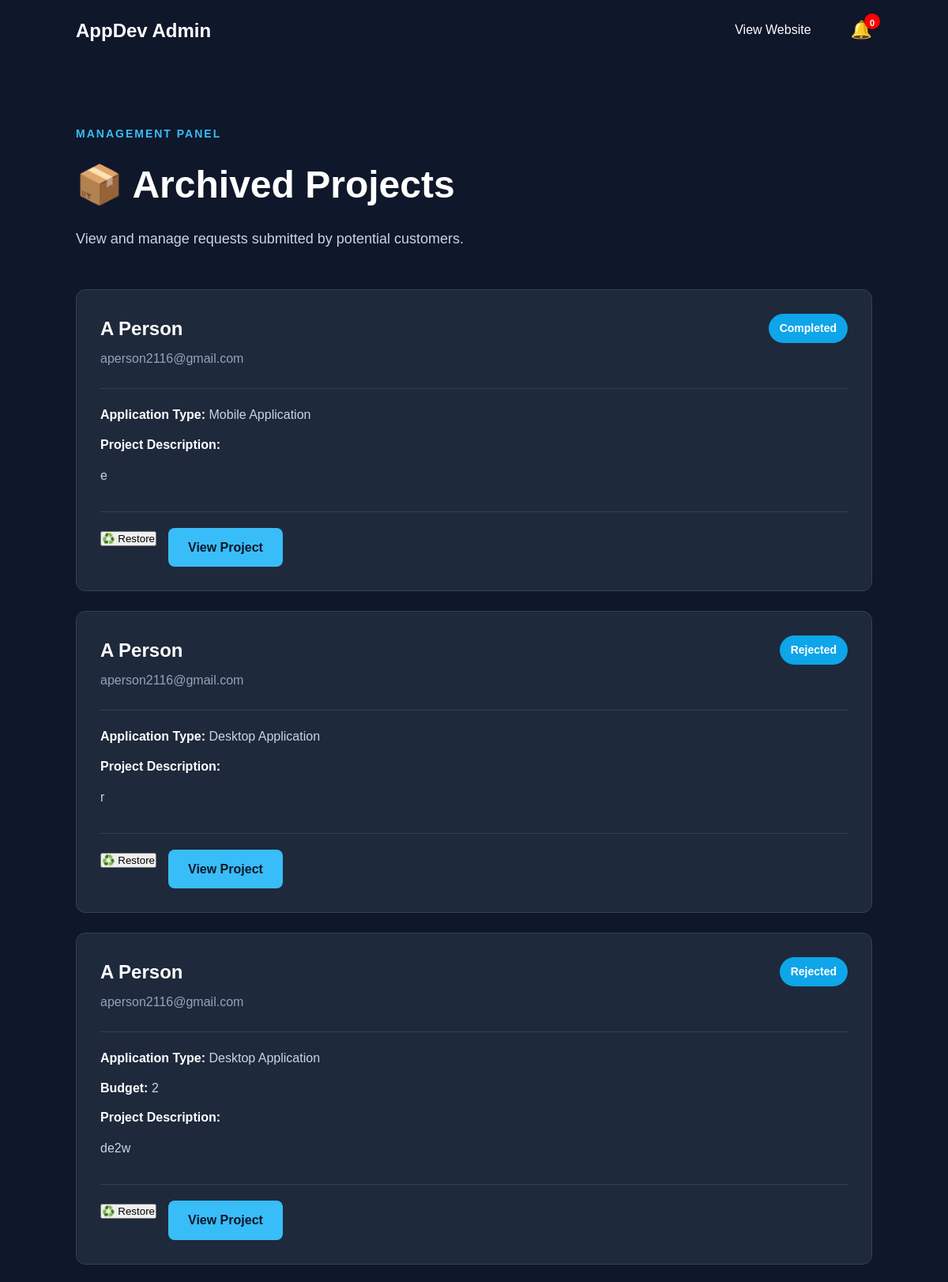
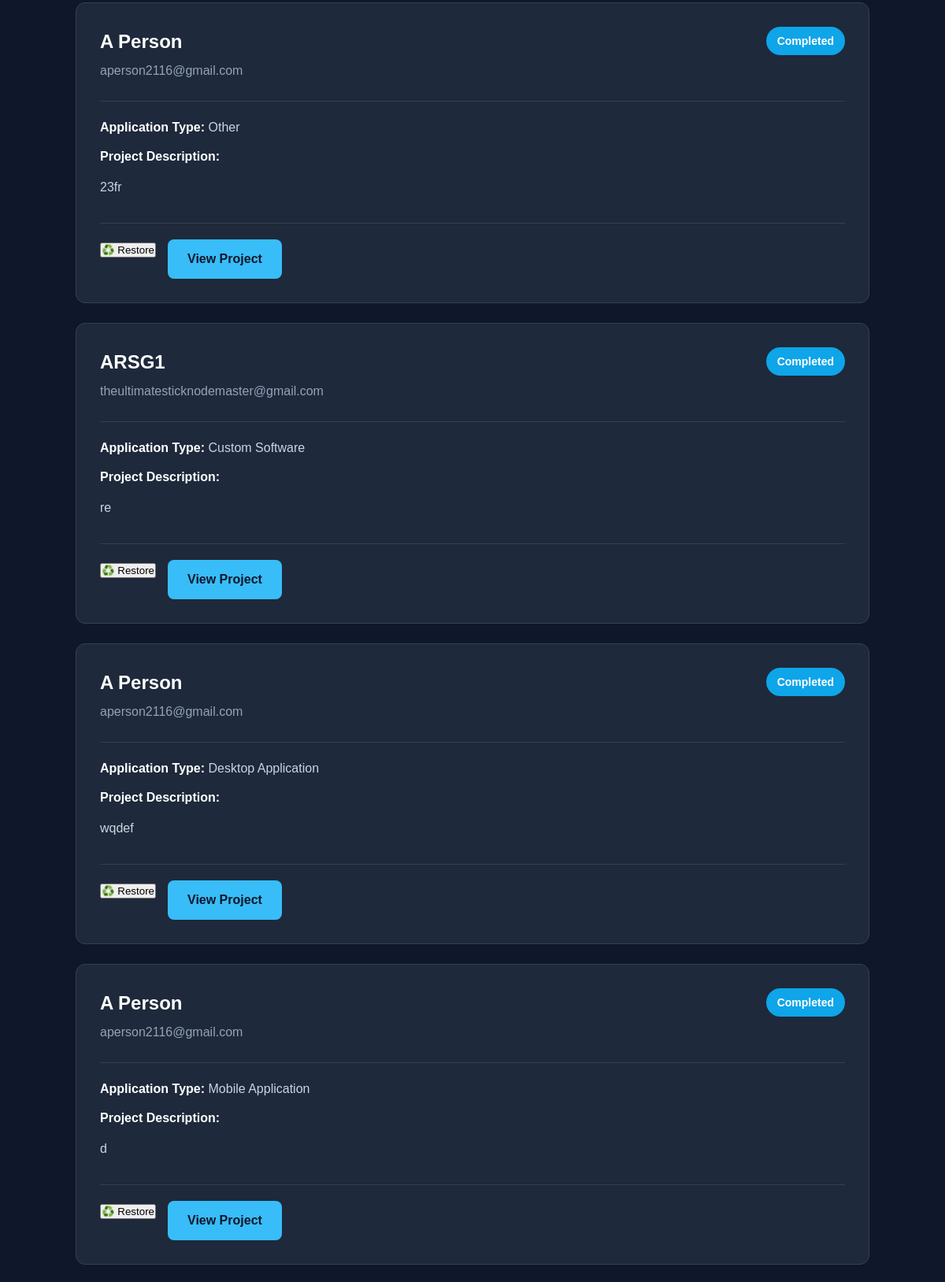
The app's page /admin/archive (signed in, upper part) with its own data (2 pictures, top to bottom).
### models.py (models this page shows)
class ProjectRequest(db.Model):
    id = db.Column(db.Integer, primary_key=True)
    user_id = db.Column(
        db.Integer,
        db.ForeignKey("user.id"),
        nullable=False
    )
    is_archived = db.Column(
    db.Boolean,
    default=False
    )
    name = db.Column(
        db.String(100),
        nullable=False
    )
    email = db.Column(
        db.String(120),
        nullable=False
    )
    project_type = db.Column(
        db.String(100),
        nullable=False
    )
    project_description = db.Column(
        db.Text,
        nullable=False
    )
    budget = db.Column(
        db.String(100)
    )
    status = db.Column(
        db.String(50),
        default="New"
    )
    rejection_reason = db.Column(
        db.Text
    )
    cancellation_reason = db.Column(
        db.Text
    )

### app.py (the view)
@app.route("/admin/archive")
@login_required
def archived_projects():
    if not current_user.is_admin:
        return "Access denied", 403
    projects = ProjectRequest.query.filter_by(
        is_archived=True
    ).order_by(
        ProjectRequest.id.desc()
    ).all()
    return render_template(
        "archived_projects.html",
        projects=projects
    )

### app.py (called while the page is built)
@login_manager.user_loader
def load_user(user_id):
    return db.session.get(
        User,
        int(user_id)
    )

### templates/archived_projects.html (shortened to what this page needs)
<!DOCTYPE html>
<html lang="en">
<head>
    <link
        rel="stylesheet"
        href="{{ url_for('static', filename='style.css') }}"
    >
</head>
<body>
<nav class="navbar">
    <div class="logo">
        AppDev Admin
    </div>
    <div class="nav-links">
        <a href="/">
            View Website
        </a>
        <div class="notification-container">
    <button
        id="notification-bell"
        onclick="toggleNotifications()"
    >
        🔔
        <span id="notification-count">
            0
        </span>
    </button>
</div>
    </div>
</nav>
<section class="admin-section">
    <div class="admin-container">
        <p class="small-heading">
            MANAGEMENT PANEL
        </p>
        <h1>
    📦 Archived Projects
</h1>
        <p class="admin-intro">
            View and manage requests submitted
            by potential customers.
        </p>
        {% if projects %}
<div class="requests-container">
{% for project in projects %}
    {% include "includes/project_card.html" %}
{% endfor %}
</div>
{% endif %}
</section>
</body>
</html>

### templates/includes/project_card.html (shortened to what this page needs)
<div class="request-card">
    <div class="request-header">
        <div>
            <h2>{{ project.name }}</h2>
            <p class="email">
                {{ project.email }}
            </p>
        </div>
        <span class="status">
            {{ project.status }}
        </span>
    </div>
    <div class="request-details">
        <p>
            <strong>Application Type:</strong>
            {{ project.project_type }}
        </p>
        {% if project.budget %}
        <p>
            <strong>Budget:</strong>
            {{ project.budget }}
        </p>
        {% endif %}
        <p>
            <strong>Project Description:</strong>
        </p>
        <p class="description">
            {{ project.project_description }}
        </p>
    </div>
    <div class="request-actions">
    {% if project.is_archived %}
    <form
        method="POST"
        action="{{ url_for('restore_project', project_id=project.id) }}"
    >
        <button class="restore-button">
            ♻️ Restore
        </button>
    </form>
    {% endif %}
    <a
        href="{{ url_for('project_workspace', project_id=project.id) }}"
        class="view-button"
    >
        View Project
    </a>
</div>
</div>

### static/style.css (style rules this page uses)
* { margin: 0; padding: 0; box-sizing: border-box; }
html { scroll-behavior: smooth; }
body { font-family: Arial, sans-serif; background: #0f172a; color: white; line-height: 1.6; }
.navbar { width: 100%; padding: 20px 8%; display: flex; justify-content: space-between; align-items: center; background: #0f172a; position: sticky; top: 0; z-index: 1000; }
.logo { font-size: 24px; font-weight: bold; }
.nav-links { display: flex; gap: 30px; }
.nav-links a { color: white; text-decoration: none; transition: 0.3s; }
.small-heading { color: #38bdf8; font-size: 14px; font-weight: bold; letter-spacing: 2px; margin-bottom: 15px; }
.admin-section { min-height: 100vh; padding: 80px 8%; background: #0f172a; }
.admin-container { max-width: 1100px; margin: auto; }
.admin-container h1 { font-size: 48px; margin-bottom: 15px; }
.admin-intro { color: #cbd5e1; margin-bottom: 50px; font-size: 18px; }
.requests-container { display: flex; flex-direction: column; gap: 25px; }
.request-card { background: #1e293b; border-radius: 12px; padding: 30px; border: 1px solid #334155; }
.request-header { display: flex; justify-content: space-between; align-items: flex-start; gap: 20px; margin-bottom: 25px; }
.request-header h2 { margin-bottom: 5px; }
.email { color: #94a3b8; }
.status { padding: 7px 14px; background: #0ea5e9; color: white; border-radius: 20px; font-size: 14px; font-weight: bold; }
.request-details { border-top: 1px solid #334155; border-bottom: 1px solid #334155; padding: 20px 0; margin-bottom: 20px; }
.request-details p { margin-bottom: 12px; color: #cbd5e1; }
.request-details strong { color: white; }
.description { line-height: 1.7; }
.request-actions { display: flex; gap: 15px; }
.view-button { display: inline-block; padding: 12px 25px; border-radius: 8px; background: #38bdf8; color: #0f172a; text-decoration: none; font-weight: bold; }
#notification-bell { text-decoration:none; color:white; font-size:20px; position:relative; margin-left:20px; }
#notification-count { background:red; color:white; border-radius:50%; padding:2px 6px; font-size:12px; position:absolute; top:-8px; right:-12px; }
.notification-container { position:relative; display:inline-block; }
#notification-bell { background:none; border:none; color:white; font-size:22px; cursor:pointer; position:relative; }
#notification-count { position:absolute; top:-8px; right:-10px; background:red; color:white; border-radius:50%; min-width:20px; height:20px; line-height:20px; font-size:11px; font-weight:bold; }

### records on screen
ProjectRequest: name "A Person", email "aperson2116@gmail.com", status "Completed", project_type "Mobile Application", project_description "e"
ProjectRequest: name "A Person", email "aperson2116@gmail.com", status "Rejected", project_type "Desktop Application", project_description "r"
ProjectRequest: name "A Person", email "aperson2116@gmail.com", status "Rejected", project_type "Desktop Application", budget "2", project_description "de2w"
ProjectRequest: name "A Person", email "aperson2116@gmail.com", status "Completed", project_type "Other", project_description "23fr"
ProjectRequest: name "ARSG1", email "theultimatesticknodemaster@gmail.com", status "Completed", project_type "Custom Software", project_description "re"
ProjectRequest: name "A Person", email "aperson2116@gmail.com", status "Completed", project_type "Desktop Application", project_description "wqdef"
ProjectRequest: name "A Person", email "aperson2116@gmail.com", status "Completed", project_type "Mobile Application", project_description "d"
